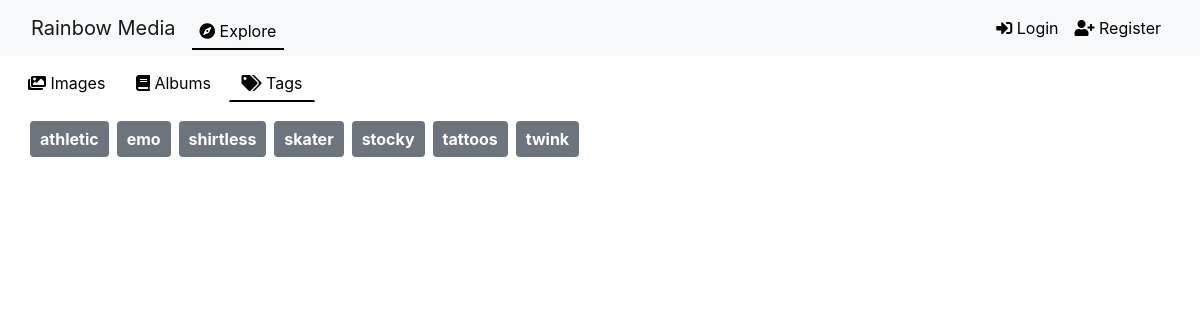
The app's page /explore/tags/, older data.
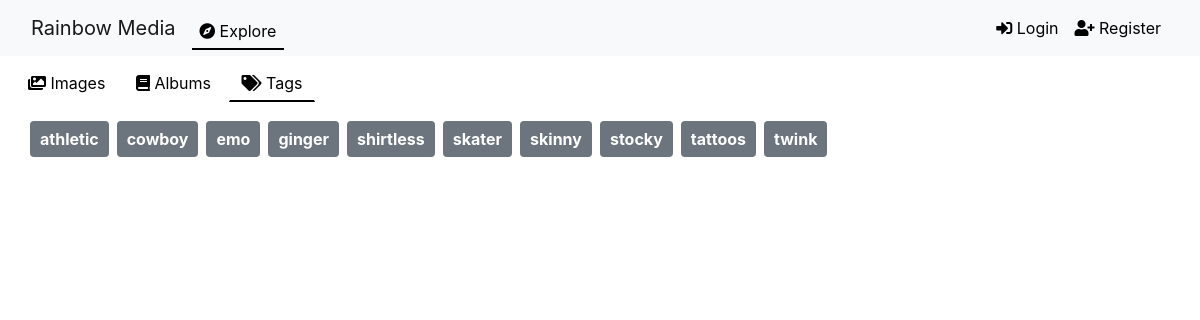
The same page, newer data.
### gallery/models.py (models this page shows, shortened)
class Tag(models.Model):
    name = models.CharField(max_length=50, unique=True)
    moderation_status = models.CharField(
        max_length=10,
        choices=ModerationStatus.choices,
        default=ModerationStatus.PENDING,
    )

### gallery/views.py (the view)
# urls.py: path('explore/tags/', views.tags_view, name='tags'),
def tags_view(request):
    tags = Tag.objects.all().order_by('name')
    return render(request, 'gallery/tags.html', {'tags': tags})

### gallery/templatetags/custom_filters.py (called while the page is built)
@register.filter
def startswith(value, arg):
    return value.startswith(arg)

### gallery/templates/gallery/tags.html (shortened to what this page needs)
{% extends "base.html" %}
{% load static %}
{% load custom_filters %}
{% block content %}
{% include "components/filterbar.html" %}
<div class="container mt-4">
    <div class="container mt-4">
        <div class="d-flex flex-wrap">
            {% for tag in tags %}
            <div class="mr-2 mb-2">
                <a href="{% url 'tagged_images' tag.id %}" class="badge badge-secondary" style="font-size: 1em; padding: 10px;">
                    {{ tag.name }}
                </a>
            </div>
            {% endfor %}
        </div>
    </div>
</div>
{% endblock %}

### gallery/templates/components/base.html (shortened to what this page needs)
<!DOCTYPE html>
<html lang="en">
<head>
    <link href="https://stackpath.bootstrapcdn.com/bootstrap/4.5.2/css/bootstrap.min.css" rel="stylesheet">
    <link href="https://cdnjs.cloudflare.com/ajax/libs/font-awesome/5.15.3/css/all.min.css" rel="stylesheet">
</head>
<body>
    {% include 'components/navbar.html' %}
        {% block content %}{% endblock %}
</body>
</html>

### gallery/templates/components/navbar.html (shortened to what this page needs)
{% load static %}
{% load custom_filters %}
<nav class="navbar navbar-expand-lg navbar-light bg-light">
    <div class="container-fluid">
    <a class="navbar-brand" href="#">Rainbow Media</a>
    <div class="collapse navbar-collapse" id="navbarNav">
        <ul class="navbar-nav">
            <li class="nav-item">
                <a class="nav-link {% if request.path|startswith:'/explore/' %}active{% endif %}" href="{% url 'gallery' %}">
                    <i class="fas fa-compass"></i> Explore
                </a>
            </li>
        </ul>
        <ul class="navbar-nav ml-auto">
            {% if user.is_authenticated %}
                <li class="nav-item">
                    <form id="logout-form" method="post" action="{% url 'logout' %}" style="display: none;">
                        {% csrf_token %}
                    </form>
                <a class="nav-link" href="#" onclick="event.preventDefault(); document.getElementById('logout-form').submit();">
                        <i class="fas fa-sign-out-alt"></i> Logout
                    </a>
                </li>
            {% else %}
            <li class="nav-item">
                <a class="nav-link" href="{% url 'login' %}">
                    <i class="fas fa-sign-in-alt"></i> Login
                </a>
            </li>
            <li class="nav-item">
                <a class="nav-link" href="{% url 'register' %}">
                    <i class="fas fa-user-plus"></i> Register
                </a>
            </li>
            {% endif %}
        </ul>
    </div>
</div>
</nav>

### gallery/templates/components/filterbar.html (shortened to what this page needs)
{% load custom_filters %}
<div class="container mt-2">
    <div class="d-flex justify-content-between mb-3">
        <div class="filter-links">
            <a href="{% url 'gallery' %}" class="btn btn-link {% if request.path|startswith:'/explore/media/' %}active{% endif %}">
                <i class="fas fa-images"></i> Images
            </a>
            <a href="{% url 'albums' %}" class="btn btn-link {% if request.path|startswith:'/explore/albums/' %}active{% endif %}">
                <i class="fas fa-book"></i> Albums
            </a>
            <a href="{% url 'tags' %}" class="btn btn-link {% if request.path|startswith:'/explore/tags/' %}active{% endif %}">
                <i class="fas fa-tags"></i> Tags
            </a>
        </div>
    </div>
</div>

### gallery/templates/components/base.html (style rules this page uses)
.container { max-width: 1600px; }
.filter-links a { font-size: medium; color: black; text-decoration: none; border-bottom: 2px solid transparent; padding-bottom: 0; }
.btn-link.active { border-bottom: 2px solid; padding-bottom: 5px; margin-bottom: -5px; border-radius: 0; }
.navbar-nav .nav-link { color: black !important; }
.navbar-nav .nav-link.active { border-bottom: 2px solid; padding-bottom: 5px; margin-bottom: -5px; border-radius: 0; }

Row changes from the older to the newer data that the page shows:
added Tag: name "cowboy"
added Tag: name "ginger"
added Tag: name "skinny"
